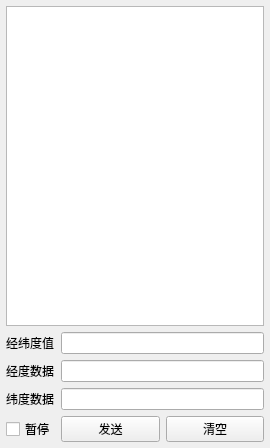
<?xml version="1.0" encoding="UTF-8"?>
<ui version="4.0">
 <class>frmRobotDebug</class>
 <widget class="QWidget" name="frmRobotDebug">
  <property name="geometry">
   <rect>
    <x>0</x>
    <y>0</y>
    <width>270</width>
    <height>448</height>
   </rect>
  </property>
  <property name="windowTitle">
   <string>Form</string>
  </property>
  <layout class="QVBoxLayout" name="verticalLayout">
   <property name="leftMargin">
    <number>0</number>
   </property>
   <property name="topMargin">
    <number>0</number>
   </property>
   <property name="rightMargin">
    <number>0</number>
   </property>
   <property name="bottomMargin">
    <number>0</number>
   </property>
   <item>
    <widget class="QWidget" name="widget" native="true">
     <property name="autoFillBackground">
      <bool>true</bool>
     </property>
     <layout class="QGridLayout" name="gridLayout">
      <property name="leftMargin">
       <number>6</number>
      </property>
      <property name="topMargin">
       <number>6</number>
      </property>
      <property name="rightMargin">
       <number>6</number>
      </property>
      <property name="bottomMargin">
       <number>6</number>
      </property>
      <property name="spacing">
       <number>6</number>
      </property>
      <item row="0" column="0" colspan="3">
       <widget class="QTextEdit" name="txtMain">
        <property name="readOnly">
         <bool>true</bool>
        </property>
       </widget>
      </item>
      <item row="1" column="0">
       <widget class="QLabel" name="labLngLat">
        <property name="text">
         <string>经纬度值</string>
        </property>
       </widget>
      </item>
      <item row="1" column="1" colspan="2">
       <widget class="QLineEdit" name="txtLngLat"/>
      </item>
      <item row="2" column="0">
       <widget class="QLabel" name="labLng">
        <property name="text">
         <string>经度数据</string>
        </property>
       </widget>
      </item>
      <item row="2" column="1" colspan="2">
       <widget class="QLineEdit" name="txtLng">
        <property name="text">
         <string/>
        </property>
        <property name="readOnly">
         <bool>true</bool>
        </property>
       </widget>
      </item>
      <item row="3" column="0">
       <widget class="QLabel" name="labLat">
        <property name="text">
         <string>纬度数据</string>
        </property>
       </widget>
      </item>
      <item row="3" column="1" colspan="2">
       <widget class="QLineEdit" name="txtLat">
        <property name="readOnly">
         <bool>true</bool>
        </property>
       </widget>
      </item>
      <item row="4" column="0">
       <widget class="QCheckBox" name="ckPause">
        <property name="text">
         <string>暂停</string>
        </property>
       </widget>
      </item>
      <item row="4" column="1">
       <widget class="QPushButton" name="btnSend">
        <property name="sizePolicy">
         <sizepolicy hsizetype="Expanding" vsizetype="Fixed">
          <horstretch>0</horstretch>
          <verstretch>0</verstretch>
         </sizepolicy>
        </property>
        <property name="text">
         <string>发送</string>
        </property>
       </widget>
      </item>
      <item row="4" column="2">
       <widget class="QPushButton" name="btnClear">
        <property name="sizePolicy">
         <sizepolicy hsizetype="Expanding" vsizetype="Fixed">
          <horstretch>0</horstretch>
          <verstretch>0</verstretch>
         </sizepolicy>
        </property>
        <property name="text">
         <string>清空</string>
        </property>
       </widget>
      </item>
     </layout>
    </widget>
   </item>
  </layout>
 </widget>
 <resources/>
 <connections/>
</ui>
